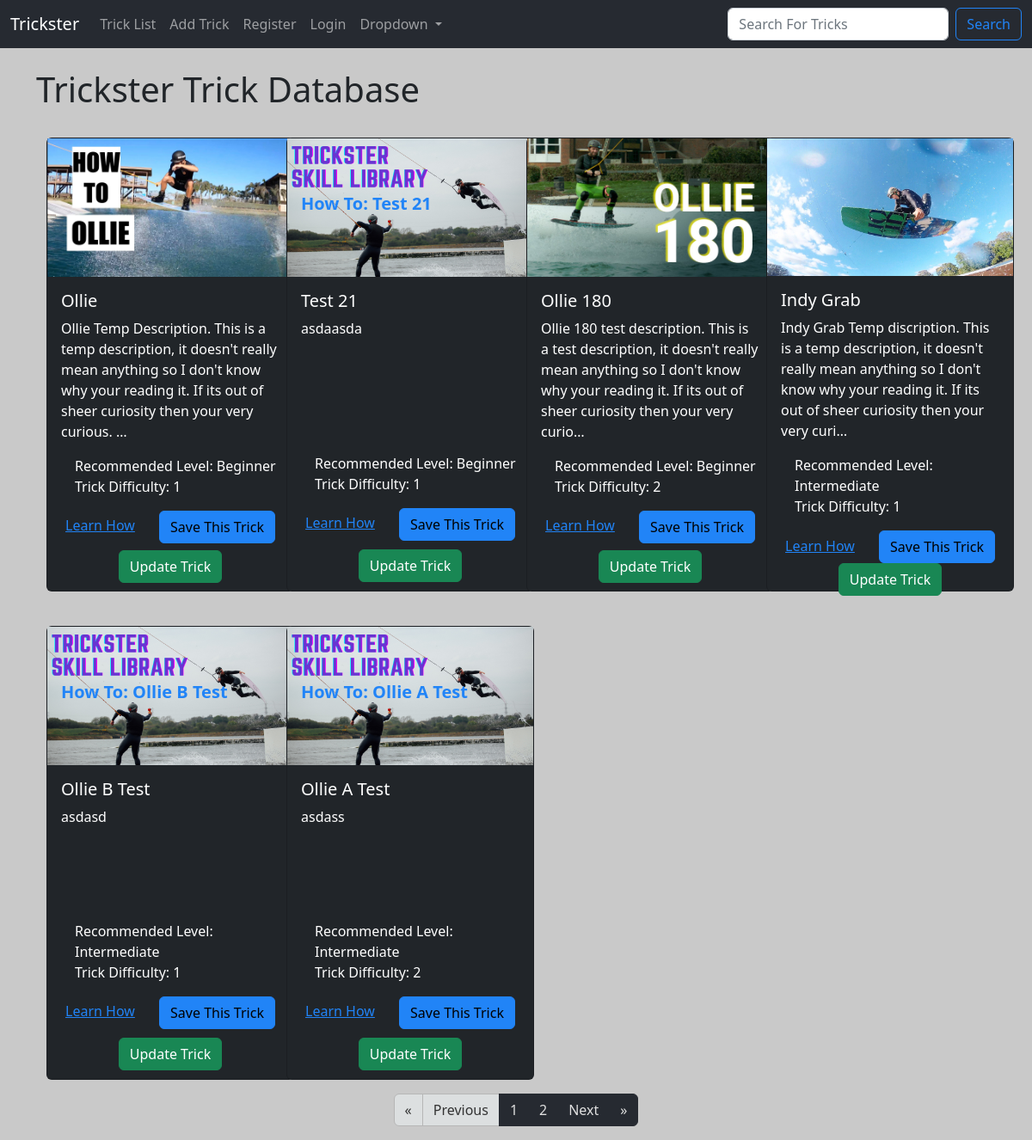
Before: /trick_list with the older database file.
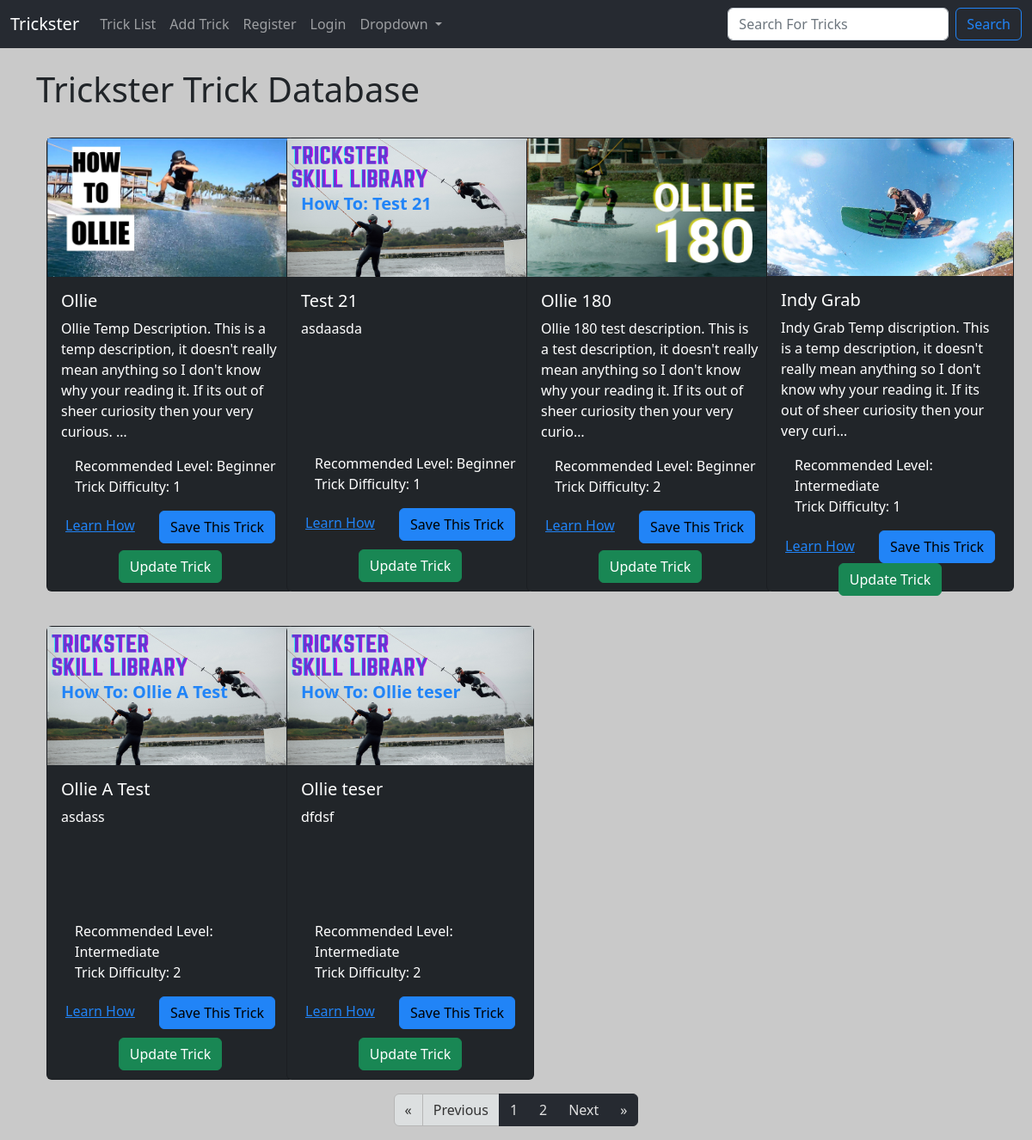
After: the same page with the newer database file.
### TricksterMain/models.py (models this page shows)
class Trick (models.Model):
    TrickID = models.AutoField(primary_key=True)
    TrickName = models.CharField(max_length=25)
    TrickDiscription = models.TextField(blank=True)
    TrickHowTo = models.TextField(blank=True)
    TrickRecLevel = models.ForeignKey(SkillLevel, blank=True, null=True, on_delete=models.CASCADE)
    TrickDifficulty = models.PositiveIntegerField(null=True, validators=[MinValueValidator(1), MaxValueValidator(10)])
    TrickImg = models.ImageField(null=True, blank=True, upload_to="images/")
    def __str__(self):
        return self.TrickName

class SkillLevel (models.Model):
    SkillLevelID = models.AutoField(primary_key=True)
    SkillLevelName = models.CharField(max_length=25)
    def __str__(self):
        return self.SkillLevelName

### TricksterMain/views.py (the view)
# urls.py: path('trick_list', views.all_tricks, name="trick-list"),
def all_tricks(request):
  tricks = Trick.objects.all().order_by('TrickRecLevel', 'TrickDifficulty', 'TrickName')
  p = Paginator(tricks, 6)
  page = request.GET.get('page')
  trick_list = p.get_page(page)
  num_pages = "T" * trick_list.paginator.num_pages
  return render(request, 'main/trick_list.html', {'trick_list': trick_list, "num_pages":num_pages})

### TricksterMain/templates/main/trick_list.html (shortened to what this page needs)
{% extends 'main/base.html' %}
{% load static %}
{% block content  %}
  <h1> Trickster Trick Database </h1>
  <br/>
  <div class="container-md">
    <div class="row row-cols-1 row-cols-sm-2 row-cols-md-3 row-cols-xl-4 g-4">
      {% for trick in trick_list %}
        <div class="col">
          <div class="card text-bg-dark mb-3" style="width: 18rem; height: 33rem;">
            {% if trick.TrickImg %}
              <img src="{{ trick.TrickImg.url }}" class="img-fluid" alt="trick cover image">
            {% else %}
              <img src="{% static 'trickster/images/TrickListDefault.png' %}" class="img-fluid" alt="default trick cover image">
              <div class="card-img-overlay">
                <h5 class="card-title text-primary fw-bold">How To: {{ trick }}</h5>
              </div>
            {% endif %}
            <div class="card-body">
              <h5 class="card-title">{{ trick }}</h5>
              <p class="card-text">{{ trick.TrickDiscription|truncatechars:180 }}</p>
            </div>
            <ul class="list-group-dark list-group-flush">
              <li class="list-group-item">Recommended Level: {{ trick.TrickRecLevel }}</li>
              <li class="list-group-item">Trick Difficulty: {{ trick.TrickDifficulty }}</li>
            </ul>
            <div class="card-footer-dark text-center gap-3" style="height: 3rem">
              <a href="{% url 'show-trick' trick.TrickID %}" class="card-link me-md-4">Learn How</a>
              <a href="#" class="btn btn-primary">Save This Trick</a>
            </div>
            <div class="card-body-dark text-center gap-3" style="height: 3rem">
              <a href="{% url 'update-trick' trick.TrickID %}" class="btn btn-success">Update Trick</a>
            </div>
          </div>
        </div>
      {% endfor %}
    </div>
  </div>
  <nav aria-label="Paginator">
    <ul class="pagination pagination-dark justify-content-center">
      {% if trick_list.has_previous %}
      <li class="page-item">
        <a class="page-link" href="?page=1" aria-label="First">
          <span aria-hidden="true">&laquo;</span>
        </a>
      </li>
      <li class="page-item"><a class="page-link" href="?page={{ trick_list.previous_page_number }}">Previous</a></li>
      {% else %}
      <li class="page-item disabled">
        <a class="page-link" href="" aria-label="First">
          <span aria-hidden="true">&laquo;</span>
        </a>
      </li>
      <li class="page-item disabled"><a class="page-link" href="">Previous</a></li>
      {% endif %}
      {% for i in num_pages %}
      <li class="page-item"><a class="page-link" href="?page={{ forloop.counter }}">{{ forloop.counter }}</a></li>
      {% endfor %}
      {% if trick_list.has_next %}
      <li class="page-item"><a class="page-link" href="?page={{ trick_list.next_page_number }}">Next</a></li>
      <li class="page-item">
        <a class="page-link" href="?page={{ trick_list.paginator.num_pages }}" aria-label="Last">
          <span aria-hidden="true">&raquo;</span>
        </a>
      </li>
      {% endif %}
    </ul>
  </nav>
{% endblock %}

### TricksterMain/templates/main/base.html (shortened to what this page needs)
<!doctype html>
<html lang="en">
  <head>
    <link href="../../../static/trickster/css/trickster.min.css" rel="stylesheet">
  </head>
  <body>
    {% include 'main/navbar.html'%}
    <br/>
    <div class="container">
      {% block content %}
      {% endblock %}
    </div>
  </body>
</html>

### TricksterMain/templates/main/navbar.html (shortened to what this page needs)
<nav class="navbar navbar-expand-lg navbar-dark bg-tricksterdark">
    <div class="container-fluid">
      <a class="navbar-brand" href="{%url 'home'%}">Trickster</a>
      <div class="collapse navbar-collapse" id="navbarSupportedContent">
        <ul class="navbar-nav me-auto mb-2 mb-lg-0">
          <li class="nav-item">
            <a class="nav-link" href="{%url 'trick-list'%}">Trick List</a>
          </li>
          <li class="nav-item">
            <a class="nav-link" href="{%url 'add-trick'%}">Add Trick</a>
          </li>
          {% if user.is_authenticated %}
            <li class="nav-item">
              <a class="nav-link" href="{%url 'logout'%}">Logout</a>
            </li>
          {% else %}
            <li class="nav-item">
              <a class="nav-link" href="{%url 'register_user'%}">Register</a>
            </li>
            <li class="nav-item">
              <a class="nav-link" href="{%url 'login'%}">Login</a>
            </li>
          {% endif %}
          <li class="nav-item dropdown">
            <a class="nav-link dropdown-toggle" href="#" role="button" data-bs-toggle="dropdown" aria-expanded="false">
              Dropdown
            </a>
          </li>
        </ul>
        <form class="d-flex" method="POST" action="{% url 'search-trick' %}">
          <input class="form-control me-2" type="search" placeholder="Search For Tricks" aria-label="Search" name="trick_searched">
          <button class="btn btn-outline-primary" type="submit">Search</button>
        </form>
      </div>
    </div>
  </nav>

### TricksterMain/templates/main/base.html (style rules this page uses)
body { background: #c9c9c9 }

Changed rows visible on the page:
removed Trick: TrickName "Ollie B Test", TrickDiscription "asdasd", TrickRecLevel "Intermediate", TrickDifficulty "1"
added Trick: TrickName "Ollie teser", TrickDiscription "dfdsf", TrickRecLevel "Intermediate", TrickDifficulty "2"
